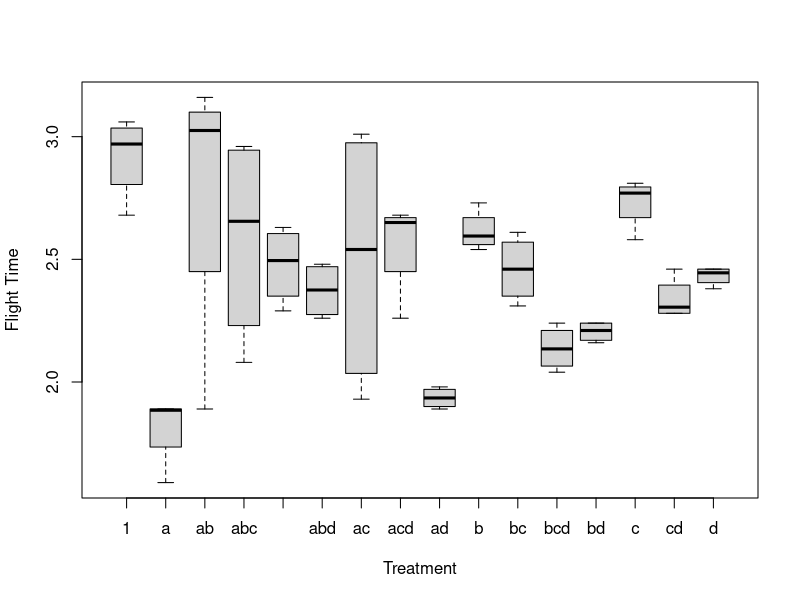
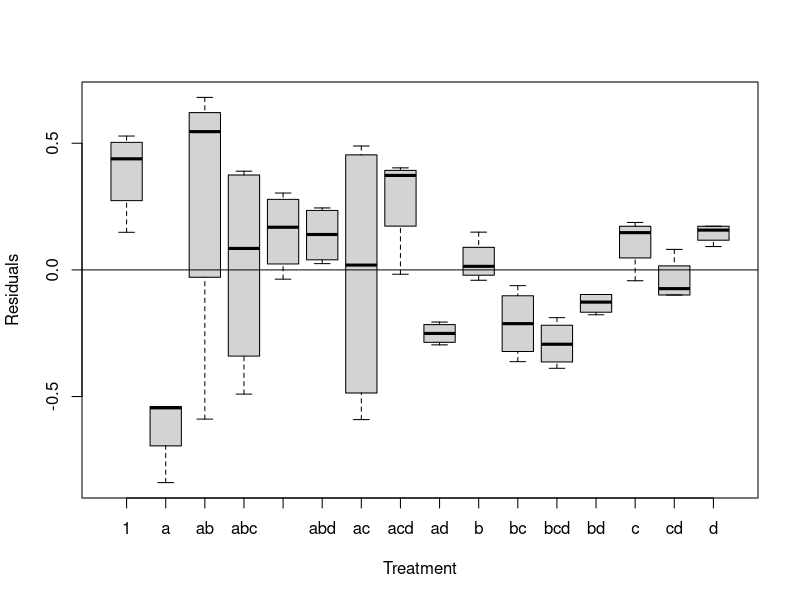
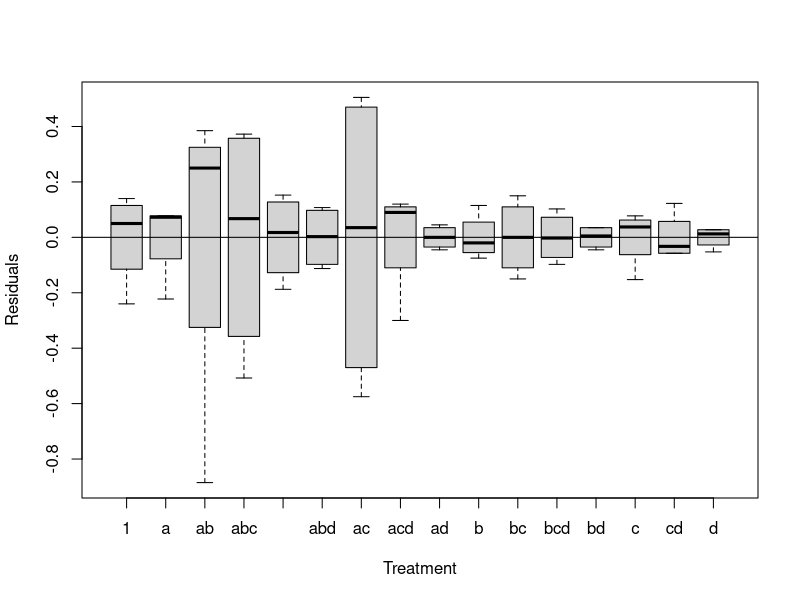

These figures' R source, in order:
## ---- chunk 1
library(tidyr)
library(dplyr)
## ---- chunk 2
helicopter <- read.csv("project2-finaldata.csv")

# check that the data is consistent with averages calculated on sheets
mean_check <- aggregate(flight_time ~ trt, data = helicopter, FUN = mean)
## ---- chunk 3
boxplot(flight_time ~ trt, data=helicopter, xlab="Treatment", ylab="Flight Time")

model = lm(flight_time ~ rotor_length + leg_width + leg_length + paper_clip, data=helicopter)
boxplot(model$residual~helicopter$trt, xlab = "Treatment", ylab = "Residuals")
abline(0,0)
summary(model)
## ---- chunk 4
regfactexpwinteract = lm(flight_time ~ rotor_length * leg_width * leg_length * paper_clip, data = helicopter)
boxplot(regfactexpwinteract$residual~helicopter$trt, xlab = "Treatment", ylab = "Residuals")
abline(0,0)

summary(regfactexpwinteract)

# conf int for rotor_length and paper_clip
confint(regfactexpwinteract)["rotor_length", ]
confint(regfactexpwinteract)["paper_clip",]
## ---- chunk 5
anova(model, regfactexpwinteract)
## ---- chunk 6
coef_est = coef(regfactexpwinteract)
ci = confint(regfactexpwinteract)

# rotor effect when leg width = LOW
tau_low  <- coef_est["rotor_length"]
ci_low   <- ci["rotor_length", ]

# rotor effect when leg width = HIGH
tau_high <- coef_est["rotor_length"] + coef_est["rotor_length:leg_width"]
ci_high <- ci["rotor_length", ] + ci["rotor_length:leg_width", ]

tau_table <- data.frame(
  Leg_Width = c("Low", "High"),
  Tau_Estimate = c(tau_low, tau_high),
  CI_Lower = c(ci_low[1], ci_high[1]),
  CI_Upper = c(ci_low[2], ci_high[2])
)

tau_table
## ---- chunk 7
helicopter$rotor_length_low = 1 - helicopter$rotor_length
helicopter$leg_length_low = 1 - helicopter$leg_length
helicopter$leg_width_low = 1 - helicopter$leg_width
helicopter$paper_clip_low = 1 - helicopter$paper_clip

# the variables after regfactexpwinteract represent the helicopter with the mentioned treatments are the baseline
regfactexpwinteract_a = lm(flight_time ~ rotor_length_low * leg_length * leg_width * paper_clip, data = helicopter)
regfactexpwinteract_b = lm(flight_time ~ rotor_length * leg_length_low * leg_width * paper_clip, data = helicopter)
regfactexpwinteract_c = lm(flight_time ~ rotor_length * leg_length * leg_width_low * paper_clip, data = helicopter)
regfactexpwinteract_d = lm(flight_time ~ rotor_length * leg_length * leg_width * paper_clip_low, data = helicopter)
regfactexpwinteract_ab = lm(flight_time ~ rotor_length_low * leg_length_low * leg_width * paper_clip, data = helicopter)
regfactexpwinteract_ac = lm(flight_time ~ rotor_length_low * leg_length * leg_width_low * paper_clip, data = helicopter)
regfactexpwinteract_ad = lm(flight_time ~ rotor_length_low * leg_length * leg_width * paper_clip_low, data = helicopter)
regfactexpwinteract_bc = lm(flight_time ~ rotor_length * leg_length_low * leg_width_low * paper_clip, data = helicopter)
regfactexpwinteract_bd = lm(flight_time ~ rotor_length * leg_length_low * leg_width_low * paper_clip, data = helicopter)
regfactexpwinteract_cd = lm(flight_time ~ rotor_length * leg_length * leg_width_low * paper_clip_low, data = helicopter)
regfactexpwinteract_abc = lm(flight_time ~ rotor_length_low * leg_length_low * leg_width_low * paper_clip, data = helicopter)
regfactexpwinteract_abd = lm(flight_time ~ rotor_length_low * leg_length_low * leg_width * paper_clip_low, data = helicopter)
regfactexpwinteract_acd = lm(flight_time ~ rotor_length_low * leg_length * leg_width_low * paper_clip_low, data = helicopter)
regfactexpwinteract_bcd = lm(flight_time ~ rotor_length * leg_length_low * leg_width_low * paper_clip_low, data = helicopter)
regfactexpwinteract_abcd = lm(flight_time ~ rotor_length_low * leg_length_low * leg_width_low * paper_clip_low, data = helicopter)

cat("95% Confidence Interval for the baseline helicopter configuration (all treatments at low levels):\n")
confint(regfactexpwinteract)["(Intercept)",]
cat("95% Confidence Intervals for other helicopter treatments:\n")
confint(regfactexpwinteract_a)["(Intercept)",]
confint(regfactexpwinteract_b)["(Intercept)",]
confint(regfactexpwinteract_c)["(Intercept)",]
confint(regfactexpwinteract_d)["(Intercept)",]
confint(regfactexpwinteract_ab)["(Intercept)",]
confint(regfactexpwinteract_ac)["(Intercept)",]
confint(regfactexpwinteract_ad)["(Intercept)",]
confint(regfactexpwinteract_bc)["(Intercept)",]
confint(regfactexpwinteract_bd)["(Intercept)",]
confint(regfactexpwinteract_cd)["(Intercept)",]
confint(regfactexpwinteract_abc)["(Intercept)",]
confint(regfactexpwinteract_abd)["(Intercept)",]
confint(regfactexpwinteract_acd)["(Intercept)",]
confint(regfactexpwinteract_bcd)["(Intercept)",]
confint(regfactexpwinteract_abcd)["(Intercept)",]
